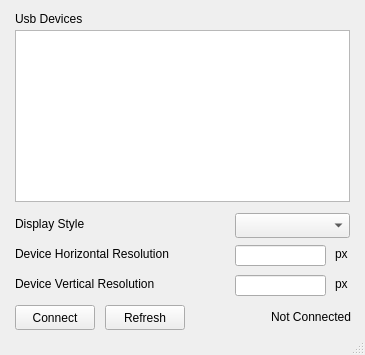
<?xml version="1.0" encoding="UTF-8"?>
<ui version="4.0">
 <class>MainWindow</class>
 <widget class="QMainWindow" name="MainWindow">
  <property name="geometry">
   <rect>
    <x>0</x>
    <y>0</y>
    <width>365</width>
    <height>355</height>
   </rect>
  </property>
  <property name="minimumSize">
   <size>
    <width>365</width>
    <height>355</height>
   </size>
  </property>
  <property name="maximumSize">
   <size>
    <width>365</width>
    <height>355</height>
   </size>
  </property>
  <property name="windowTitle">
   <string>Android Virtual Pen</string>
  </property>
  <property name="windowIcon">
   <iconset resource="icon.qrc">
    <normaloff>:/images/virtual-pen.svg</normaloff>:/images/virtual-pen.svg</iconset>
  </property>
  <widget class="QWidget" name="centralwidget">
   <widget class="QLabel" name="usbDevicesLabel">
    <property name="geometry">
     <rect>
      <x>15</x>
      <y>10</y>
      <width>251</width>
      <height>17</height>
     </rect>
    </property>
    <property name="text">
     <string>Usb Devices</string>
    </property>
   </widget>
   <widget class="QListWidget" name="usbDevicesListWidget">
    <property name="geometry">
     <rect>
      <x>15</x>
      <y>30</y>
      <width>335</width>
      <height>172</height>
     </rect>
    </property>
   </widget>
   <widget class="QLabel" name="displayStyleLabel">
    <property name="geometry">
     <rect>
      <x>15</x>
      <y>215</y>
      <width>181</width>
      <height>17</height>
     </rect>
    </property>
    <property name="text">
     <string>Display Style</string>
    </property>
   </widget>
   <widget class="QComboBox" name="displayStyleComboBox">
    <property name="geometry">
     <rect>
      <x>235</x>
      <y>213</y>
      <width>115</width>
      <height>25</height>
     </rect>
    </property>
   </widget>
   <widget class="QLabel" name="deviceHResolutionLabel">
    <property name="geometry">
     <rect>
      <x>15</x>
      <y>245</y>
      <width>211</width>
      <height>17</height>
     </rect>
    </property>
    <property name="text">
     <string>Device Horizontal Resolution</string>
    </property>
   </widget>
   <widget class="QLineEdit" name="deviceXSize">
    <property name="geometry">
     <rect>
      <x>235</x>
      <y>245</y>
      <width>91</width>
      <height>21</height>
     </rect>
    </property>
   </widget>
   <widget class="QLabel" name="HResolutionPxLabel">
    <property name="geometry">
     <rect>
      <x>335</x>
      <y>245</y>
      <width>51</width>
      <height>17</height>
     </rect>
    </property>
    <property name="text">
     <string>px</string>
    </property>
    <property name="alignment">
     <set>Qt::AlignmentFlag::AlignLeading|Qt::AlignmentFlag::AlignLeft|Qt::AlignmentFlag::AlignVCenter</set>
    </property>
   </widget>
   <widget class="QLabel" name="deviceVResolutionLabel">
    <property name="geometry">
     <rect>
      <x>15</x>
      <y>275</y>
      <width>211</width>
      <height>17</height>
     </rect>
    </property>
    <property name="text">
     <string>Device Vertical Resolution</string>
    </property>
   </widget>
   <widget class="QLineEdit" name="deviceYSize">
    <property name="geometry">
     <rect>
      <x>235</x>
      <y>275</y>
      <width>91</width>
      <height>21</height>
     </rect>
    </property>
    <property name="text">
     <string/>
    </property>
   </widget>
   <widget class="QLabel" name="VResolutionPxLabel">
    <property name="geometry">
     <rect>
      <x>335</x>
      <y>275</y>
      <width>51</width>
      <height>17</height>
     </rect>
    </property>
    <property name="text">
     <string>px</string>
    </property>
    <property name="alignment">
     <set>Qt::AlignmentFlag::AlignLeading|Qt::AlignmentFlag::AlignLeft|Qt::AlignmentFlag::AlignVCenter</set>
    </property>
   </widget>
   <widget class="QPushButton" name="connectUsbButton">
    <property name="geometry">
     <rect>
      <x>15</x>
      <y>305</y>
      <width>80</width>
      <height>25</height>
     </rect>
    </property>
    <property name="text">
     <string>Connect</string>
    </property>
   </widget>
   <widget class="QPushButton" name="refreshUsbDevices">
    <property name="geometry">
     <rect>
      <x>105</x>
      <y>305</y>
      <width>80</width>
      <height>25</height>
     </rect>
    </property>
    <property name="text">
     <string>Refresh</string>
    </property>
   </widget>
   <widget class="QLabel" name="connectionStatusLabel">
    <property name="geometry">
     <rect>
      <x>250</x>
      <y>308</y>
      <width>101</width>
      <height>17</height>
     </rect>
    </property>
    <property name="layoutDirection">
     <enum>Qt::LayoutDirection::LeftToRight</enum>
    </property>
    <property name="text">
     <string>Not Connected</string>
    </property>
    <property name="alignment">
     <set>Qt::AlignmentFlag::AlignRight|Qt::AlignmentFlag::AlignTrailing|Qt::AlignmentFlag::AlignVCenter</set>
    </property>
   </widget>
  </widget>
  <widget class="QStatusBar" name="statusbar"/>
 </widget>
 <resources>
  <include location="icon.qrc"/>
 </resources>
 <connections/>
</ui>
